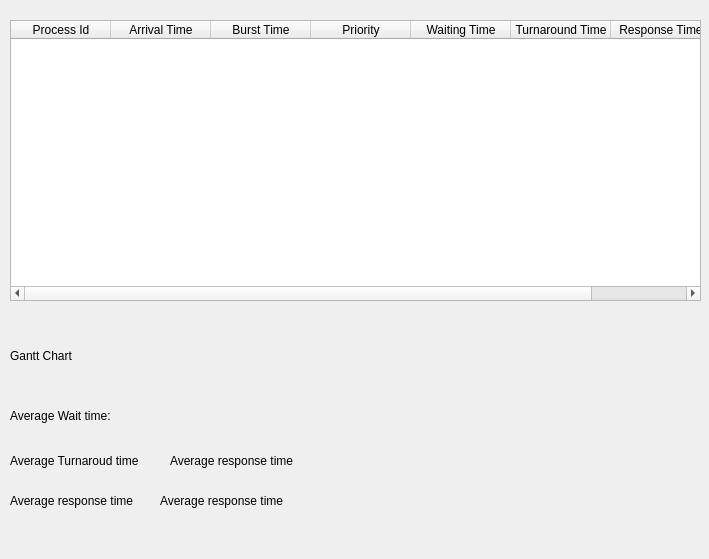
<?xml version="1.0" encoding="UTF-8"?>
<ui version="4.0">
 <class>Information</class>
 <widget class="QWidget" name="Information">
  <property name="geometry">
   <rect>
    <x>0</x>
    <y>0</y>
    <width>709</width>
    <height>559</height>
   </rect>
  </property>
  <property name="sizePolicy">
   <sizepolicy hsizetype="Expanding" vsizetype="Expanding">
    <horstretch>0</horstretch>
    <verstretch>0</verstretch>
   </sizepolicy>
  </property>
  <property name="windowTitle">
   <string>Form</string>
  </property>
  <property name="styleSheet">
   <string notr="true"/>
  </property>
  <widget class="QTableWidget" name="tableWidget">
   <property name="geometry">
    <rect>
     <x>10</x>
     <y>20</y>
     <width>691</width>
     <height>281</height>
    </rect>
   </property>
   <column>
    <property name="text">
     <string>Process Id</string>
    </property>
   </column>
   <column>
    <property name="text">
     <string>Arrival Time</string>
    </property>
   </column>
   <column>
    <property name="text">
     <string>Burst Time</string>
    </property>
   </column>
   <column>
    <property name="text">
     <string>Priority</string>
    </property>
   </column>
   <column>
    <property name="text">
     <string>Waiting Time</string>
    </property>
   </column>
   <column>
    <property name="text">
     <string>Turnaround Time</string>
    </property>
   </column>
   <column>
    <property name="text">
     <string>Response Time</string>
    </property>
   </column>
  </widget>
  <widget class="QLabel" name="gantt">
   <property name="geometry">
    <rect>
     <x>10</x>
     <y>330</y>
     <width>71</width>
     <height>51</height>
    </rect>
   </property>
   <property name="text">
    <string>Gantt Chart</string>
   </property>
  </widget>
  <widget class="QLabel" name="gantt_2">
   <property name="geometry">
    <rect>
     <x>10</x>
     <y>400</y>
     <width>111</width>
     <height>31</height>
    </rect>
   </property>
   <property name="text">
    <string>Average Wait time:</string>
   </property>
  </widget>
  <widget class="QLabel" name="gantt_3">
   <property name="geometry">
    <rect>
     <x>10</x>
     <y>450</y>
     <width>141</width>
     <height>21</height>
    </rect>
   </property>
   <property name="text">
    <string>Average Turnaroud time</string>
   </property>
  </widget>
  <widget class="QLabel" name="label">
   <property name="geometry">
    <rect>
     <x>10</x>
     <y>490</y>
     <width>141</width>
     <height>21</height>
    </rect>
   </property>
   <property name="text">
    <string>Average response time</string>
   </property>
  </widget>
  <widget class="QLabel" name="avg_reponse_time">
   <property name="geometry">
    <rect>
     <x>160</x>
     <y>490</y>
     <width>141</width>
     <height>21</height>
    </rect>
   </property>
   <property name="text">
    <string>Average response time</string>
   </property>
  </widget>
  <widget class="QLabel" name="avg_turnaroudn_time">
   <property name="geometry">
    <rect>
     <x>170</x>
     <y>450</y>
     <width>141</width>
     <height>21</height>
    </rect>
   </property>
   <property name="text">
    <string>Average response time</string>
   </property>
  </widget>
  <widget class="QLabel" name="average_wait_time">
   <property name="geometry">
    <rect>
     <x>150</x>
     <y>400</y>
     <width>141</width>
     <height>21</height>
    </rect>
   </property>
   <property name="text">
    <string/>
   </property>
  </widget>
 </widget>
 <resources/>
 <connections/>
</ui>
